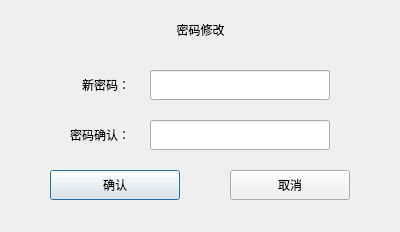
<?xml version="1.0" encoding="UTF-8"?>
<ui version="4.0">
 <class>PasswdModify</class>
 <widget class="QDialog" name="PasswdModify">
  <property name="geometry">
   <rect>
    <x>0</x>
    <y>0</y>
    <width>400</width>
    <height>232</height>
   </rect>
  </property>
  <property name="windowTitle">
   <string>PasswdModify</string>
  </property>
  <widget class="QLabel" name="id_lab_passwd_modify">
   <property name="geometry">
    <rect>
     <x>10</x>
     <y>10</y>
     <width>381</width>
     <height>40</height>
    </rect>
   </property>
   <property name="text">
    <string>密码修改</string>
   </property>
   <property name="alignment">
    <set>Qt::AlignCenter</set>
   </property>
  </widget>
  <widget class="QLabel" name="id_lab_new_passwd">
   <property name="geometry">
    <rect>
     <x>70</x>
     <y>70</y>
     <width>60</width>
     <height>30</height>
    </rect>
   </property>
   <property name="text">
    <string>新密码：</string>
   </property>
   <property name="alignment">
    <set>Qt::AlignRight|Qt::AlignTrailing|Qt::AlignVCenter</set>
   </property>
  </widget>
  <widget class="QLabel" name="id_lab_passwd_confirm">
   <property name="geometry">
    <rect>
     <x>70</x>
     <y>120</y>
     <width>60</width>
     <height>30</height>
    </rect>
   </property>
   <property name="text">
    <string>密码确认：</string>
   </property>
   <property name="alignment">
    <set>Qt::AlignRight|Qt::AlignTrailing|Qt::AlignVCenter</set>
   </property>
  </widget>
  <widget class="QLineEdit" name="id_edit_new_passwd">
   <property name="geometry">
    <rect>
     <x>150</x>
     <y>70</y>
     <width>180</width>
     <height>30</height>
    </rect>
   </property>
  </widget>
  <widget class="QLineEdit" name="id_edit_passwd_confirm">
   <property name="geometry">
    <rect>
     <x>150</x>
     <y>120</y>
     <width>180</width>
     <height>30</height>
    </rect>
   </property>
  </widget>
  <widget class="QPushButton" name="id_btn_sure">
   <property name="geometry">
    <rect>
     <x>50</x>
     <y>170</y>
     <width>130</width>
     <height>30</height>
    </rect>
   </property>
   <property name="text">
    <string>确认</string>
   </property>
  </widget>
  <widget class="QPushButton" name="id_btn_cancel">
   <property name="geometry">
    <rect>
     <x>230</x>
     <y>170</y>
     <width>120</width>
     <height>30</height>
    </rect>
   </property>
   <property name="text">
    <string>取消</string>
   </property>
  </widget>
  <widget class="QLabel" name="id_lab_tip">
   <property name="geometry">
    <rect>
     <x>50</x>
     <y>150</y>
     <width>300</width>
     <height>20</height>
    </rect>
   </property>
   <property name="text">
    <string/>
   </property>
  </widget>
 </widget>
 <layoutdefault spacing="6" margin="11"/>
 <resources/>
 <connections/>
</ui>
